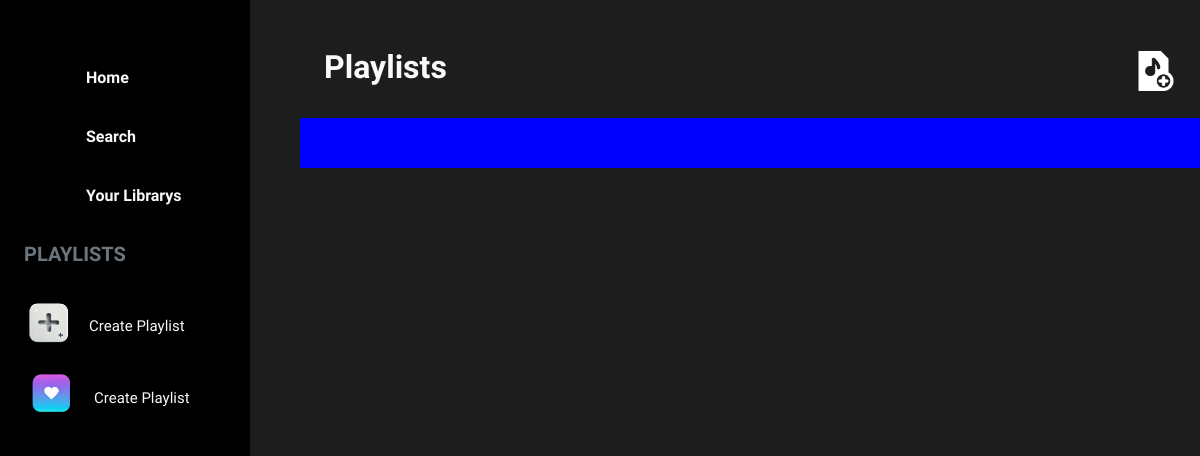
Page / (signed in) on the earlier database version.
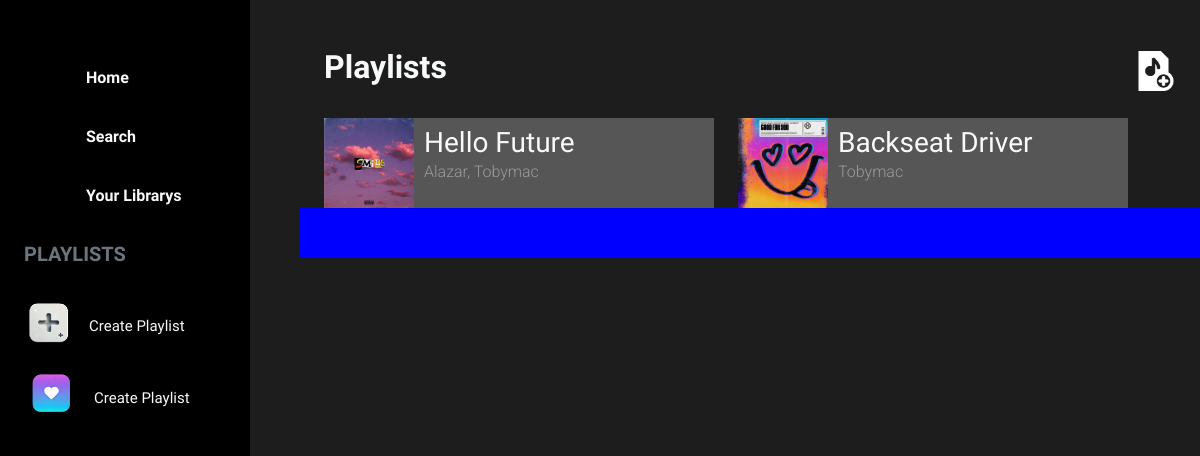
Same page on the later database version.
### Music/models.py (models this page shows, shortened)
class Post_Music (models.Model):
  artist = models.CharField (max_length=30)
  Music_Title = models.CharField (max_length=20)
  cover_picture = models.ImageField (upload_to='Music_Background/',null=True, blank=True)
  release_date = models.DateField (null=False, blank=False, auto_created=True, auto_now_add=True)

### Music/views.py (the view)
@login_required (login_url='/login/')
def index (request):
  post_music = Post_Music.objects.all()
  context = {
    'post_music' : post_music
  }
  return render (request, 'index.html', context=context)

### Music/templates/index.html (shortened to what this page needs)
{% load static %}
<!DOCTYPE html>
<html lang="en">
<head>
  <link href="https://cdn.jsdelivr.net/npm/bootstrap@5.0.2/dist/css/bootstrap.min.css" rel="stylesheet">
  <link rel="stylesheet" href="{% static 'MainIndex.css' %}">
  <link rel="stylesheet" href="{% static 'Font.css' %}">
</head>
<body style="padding-left: 300px;" class="BackgroundImg">
  <div class="SideBar d-flex flex-column p-3 pt-5">
    <div class="p-2">
      <div class="d-flex align-items-center gap-4 p-1 ps-2 rounded-1 shodow">
        <h6 class="parkinsans texthover text-light pt-2">Home</h6>
      </div>
    </div>
    <div class="p-2">
      <div class="d-flex align-items-center gap-4 p-1 ps-2 rounded-1 shodow">
        <h6 class="parkinsans texthover text-light pt-2">Search</h6>
      </div>
    </div>
    <div class="p-2">
      <div class="d-flex align-items-center gap-4 p-1 ps-2 rounded-1 shodow">
        <h6 class="parkinsans texthover text-light pt-2">Your Librarys</h6>
      </div>
    </div>
    <div>
      <div class="pt-3 ps-2">
        <h5 class="text-secondary parkinsans">PLAYLISTS</h5>
      </div>
      <div>
        <div class="d-flex gap-2 pt-3 align-items-center">
          <img class="createImg1" src="{% static "Img/sidebar/plus.png" %}" alt="">
          <h5 class="text-light pt-3 textcreate">Create Playlist</h5>
        </div>
        <div class="d-flex gap-2 pt-1 align-items-center">
          <img class="createImg" src="{% static "Img/sidebar/likes.png" %}" alt="">
          <h5 class="text-light pt-3 textcreate">Create Playlist</h5>
        </div>
      </div>
    </div>
  </div>
  <div class="">
    <div>
      <div class="">
        <div class="ms-4 me-4">
          <div class="">
            <div class="pb-4 pt-5 d-flex justify-content-between align-items-center">
              <div class="">
                <h2 class="text-light parkinsans">Playlists</h2>
              </div>
              <div class="">
                <a href="{% url 'pay' %}"><img class="Posticon" src="{% static 'Icon/upload.png' %}" alt=""></a>
              </div>
            </div>
            <div class="d-flex align-items-center gap-4">
              {% for post_musics in post_music %}
              <div class="d-inline-block">
                <div class="flexPosition CardBackground">
                  <img class="thumbImg" src="{{ post_musics.cover_picture }}" alt="">
                  <div class="">
                    <h3 class="thumbText edu-au-vic-wa-nt-arrows pt-2 text-light">{{ post_musics.Music_Title }}</h3>
                    <p class="thumbText roboto-light CardTextColor">{{ post_musics.artist }}</p>
                  </div>
                  <div class="d-flex align-items-center">
                  </div>
                </div>
              </div>
              {% endfor %}
            </div>
          </div>
        </div>
      </div>
    </div>
    <div>
      <div class="Footer">
      </div>
    </div>
  </div>
</body>
</html>

### static/MainIndex.css (style rules this page uses)
.Posticon { filter: brightness(0) saturate(100%) invert(100%) sepia(3%) saturate(12%) hue-rotate(103deg) brightness(105%) contrast(105%); width: 40px; }
.BackgroundImg { background-color: rgb(29, 29, 29); }
.SideBar { background-color: black; width: 250px; position: fixed; left: 0; top: 0; height: 100vh; overflow: hidden; }
.shodow { box-shadow: 0, 0, 0, gray; }
.createImg { width: 70px; }
.createImg1 { width: 65px; }
.textcreate { font-size: 15px; font-family: "Parkinsans", sans-serif; }
.Footer { width: 100%; background-color: blue; height: 50px; }
.thumbImg { width: 90px; height: 90px; }
.thumbText { margin-bottom: 0; padding-left: 10px; }
.flexPosition { display: grid; grid-template-columns: 90px 230px 70px; }
.CardBackground { background-color: rgba(110, 110, 110, 0.7); }
.CardTextColor { color: rgb(154, 154, 154); }

Differences in the rows shown:
added Post_Music: cover_picture (picture), Music_Title "Hello Future", artist "Alazar, Tobymac"
added Post_Music: cover_picture (picture), Music_Title "Backseat Driver", artist "Tobymac"
